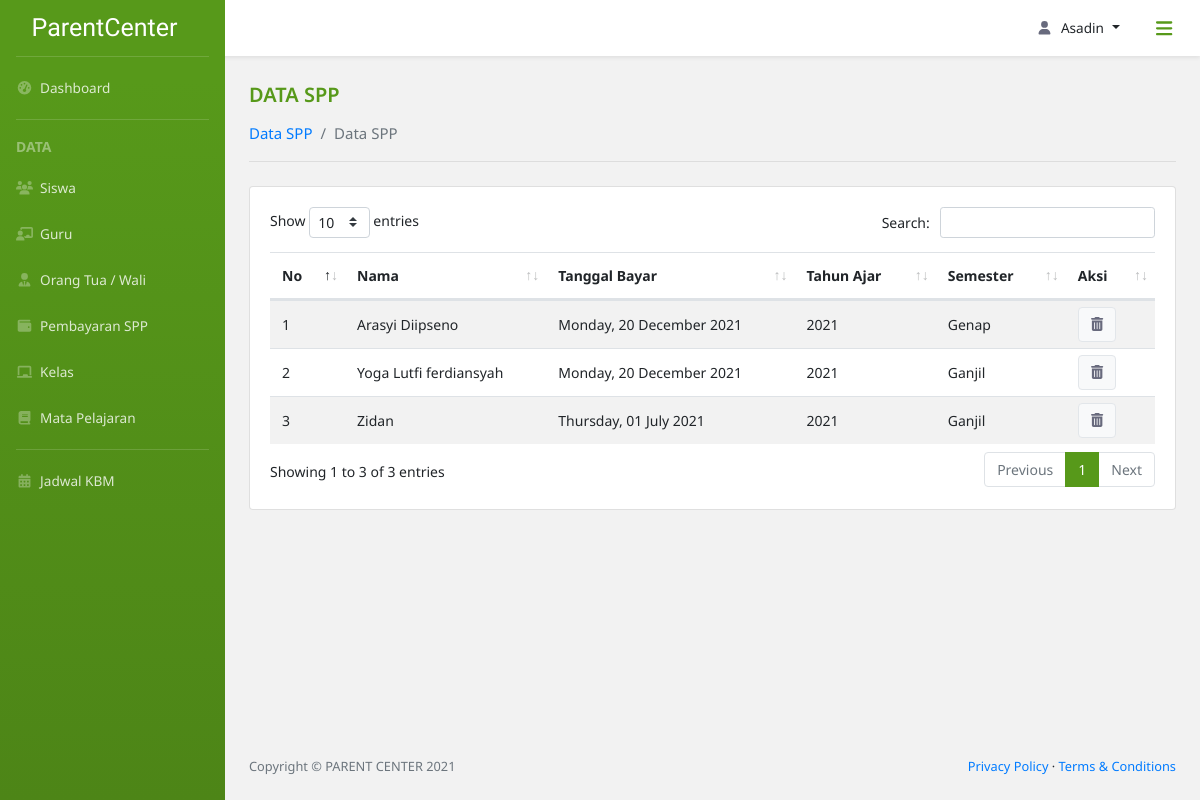
Page /data_spp/ (signed in) on the earlier database version.
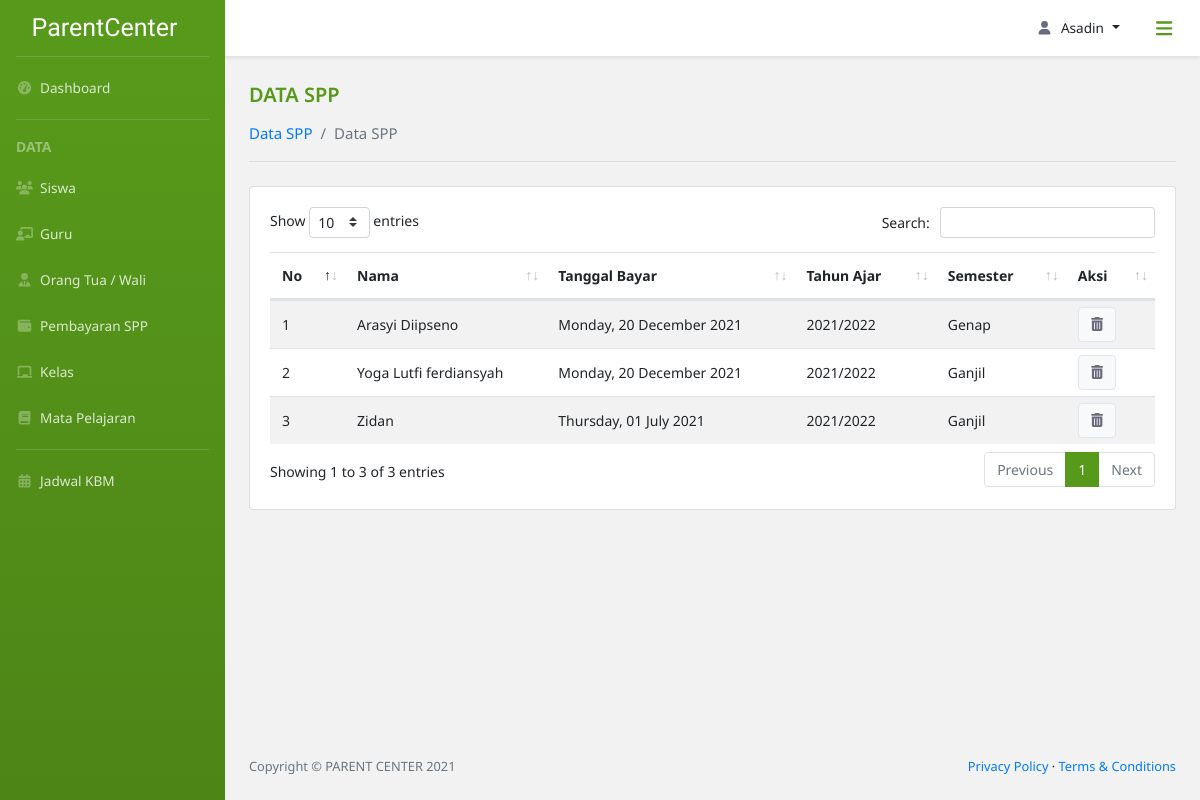
Same page on the later database version.
### parent_center_app/models.py (models this page shows, shortened)
class PembayaranSPP(models.Model):
    id_pembayaran = models.CharField(
        max_length=30,
        primary_key=True,
        unique=True,
        default=custom_spp,
        editable=False
    )
    id_siswa = models.ForeignKey(Siswa, on_delete=CASCADE)
    tgl_bayar = models.DateField(default=date.today)
    bulan_ke = models.PositiveSmallIntegerField(validators=[MaxValueValidator(12),
                                                            MinValueValidator(1)])
    jumlah = models.PositiveBigIntegerField()
    thn_ajar = models.CharField(max_length=10, default='2012/2022')
    class Semesteran(models.TextChoices):
        ganjil = '1', 'Ganjil',
        genap = '2', 'Genap'
    semester = models.CharField(
        max_length=10,
        choices=Semesteran.choices,
        default=Semesteran.ganjil)

class Siswa(models.Model):
    nis = models.CharField(max_length=15, null=True)
    nisn = models.CharField(max_length=15, null=True)
    id_siswa = models.CharField(
        max_length=30,
        primary_key=True,
        unique=True,
        default=custom_siswa,
        editable=False
    )
    nama = models.CharField(max_length=50)
    tpt_lahir = models.CharField(max_length=50)
    tgl_lahir = models.DateField(default=date.today)
    agama = models.CharField(max_length=15)
    class jns_kelamin(models.TextChoices):
        P = 'Perempuan'
        L = 'Laki-Laki'
    jns_kelamin = models.CharField(
        max_length=10,
        choices=jns_kelamin.choices,
        default=jns_kelamin.L
    )
    no_tlp = models.CharField(max_length=13, null=True)
    alamat = models.TextField(null=True)
    id_kelas = models.ForeignKey(
        Kelas,
        null=True,
        on_delete=models.SET_NULL
    )

### parent_center_app/views.py (the view)
# urls.py: path('data_spp/', views.dataSpp, name='data spp'),
@login_required(login_url='login')
def dataSpp(request):
    if level_permission(request, ['Admin']) is False:
        return redirect(level_login(request))
    else:
        form = PembayaranSPP.objects.all().order_by('tgl_bayar').reverse()
        context = {
            'title': 'Data SPP',
            'form': form
        }
        return render(request,
                      'parent_center_app/data_spp.html',
                      context)

### parent_center_app/views.py (called while the page is built)
def level_permission(current_user, level: list) -> bool:
    if current_user.user.extenduser.user_level in level:
        return True
    else:
        return False

### parent_center_app/templates/parent_center_app/data_spp.html (shortened to what this page needs)
{% extends 'parent_center_app/base.html' %}
{% block breadcrumb %}
<div class="row pt-4">
    <div class="col-lg-12">
        <div class="div-title">
            <span class="title-content">{{title}}</span>
            <nav aria-label="breadcrumb">
                <ol class="breadcrumb">
                    <li class="breadcrumb-item"><a href="/cari_spp">Data SPP</a></li>
                    <li class="breadcrumb-item active" aria-current="page">{{ title }}</li>
                </ol>
            </nav>
        </div>
    </div>
</div>
<hr class="dropdown-divider hr-title mb-4 mx-4 mt-3">
{% endblock breadcrumb %}
{% block content %}
    <div class="row">
        <div class="col-lg-12">
            <div class="card">
                <div class="card-body card-dashboard">
                    <div class="table-responsive table-mapel">
                        <table class="table table table-striped table-siswa" id="table-custom">
                            <thead>
                                <tr>
                                    <th scope="col">No</th>
                                    <th scope="col">Nama</th>
                                    <th scope="col">Tanggal Bayar</th>
                                    <th scope="col">Tahun Ajar</th>
                                    <th scope="col">Semester</th>
                                    <th scope="col">Aksi</th>
                                </tr>
                            </thead>
                            <tbody>
                                {% for spp in form %}
                                <tr>
                                    <td>{{ forloop.counter }}</td>
                                    <td>{{ spp.id_siswa.nama }}</td>
                                    <td>{{ spp.tgl_bayar|date:'l, d F Y'  }}</td>
                                    <td>{{ spp.thn_ajar }}</td>
                                    <td>{% if spp.semester == '1' %}
                                            Ganjil
                                        {% else %}
                                            Genap
                                        {% endif %}
                                    </td>
                                    <td>
                                        <button class="btn btn-light" type="button" data-toggle="modal" data-target="#modal_hapus"><i class="fas fa-trash-alt"></i></button>
                                    </td>
                                </tr>
                                {% endfor %}
                            </tbody>
                        </table>
                    </div>
                </div>
            </div>
        </div>
    </div>
{% endblock content %}

### parent_center_app/templates/parent_center_app/base.html (shortened to what this page needs)
{% load static %}
<!DOCTYPE html>
<html lang="en">
    <head>
        <link href="{% static 'parent_center_app/assets/css/bootstrap-toggle.min.css' %}" rel="stylesheet">
        <link href="{% static 'parent_center_app/assets/css/style-custom.css' %}" rel="stylesheet" />
        <link href="{% static 'parent_center_app/assets/css/styles.css' %}" rel="stylesheet" />
        <link rel="stylesheet" type="text/css" href="{% static 'parent_center_app/assets/css/dataTables.bootstrap4.min.css' %}"/>
        <link href="{% static 'parent_center_app/vendor/fontawesome-free/css/all.min.css' %}" rel="stylesheet" type="text/css">
        <link href="//cdn.jsdelivr.net/npm/select2@4.1.0-rc.0/dist/css/select2.min.css" rel="stylesheet" />
    </head>
    <body class="sb-nav-fixed">
        <nav class="sb-topnav navbar navbar-expand navbar-dark bg-putih shadow-sm">
            <button class="btn btn-link btn-sm order-1 rounded-circle" id="sidebarToggle" href="#"><i class="fas fa-bars fa-lg"></i></button>
            <ul class="navbar-nav ml-auto md-0 mr-2">
                <li class="nav-item dropdown">
                    <a class="nav-link dropdown-toggle" id="userDropdown" href="#" role="button" data-toggle="dropdown" aria-haspopup="true" aria-expanded="false"><i class="fas fa-user fa-fw"></i>{{ request.user }}</a>
                </li>
            </ul>
        </nav>
        <div id="layoutSidenav">
            <div id="layoutSidenav_nav">
                <nav class="sb-sidenav accordion bg-green" id="sidenavAccordion">
                    <div class="sb-sidenav-menu">
                        <div class="nav">
                            <a class="navbar-brand d-flex align-self-center align-items-center" href="/dashboard_admin">
                                ParentCenter
                            </a>
                            <div class="dropdown-divider mx-3 mt-0"></div>
                            <a class="nav-link" href="/dashboard_admin/hari%20ini">
                                <i class="fas fa-fw fa-tachometer-alt"></i>&nbsp;
                                Dashboard
                            </a>
                            <div class="dropdown-divider mx-3"></div>
                            <div class="dropdown-header">
                                DATA
                            </div>
                            <a class="nav-link" href="/data_siswa">
                                <i class="fas fa-fw fa-users"></i>&nbsp;
                                Siswa
                            </a>
                            <a class="nav-link" href="/data_guru">
                                <i class="fas fa-fw fa-chalkboard-teacher"></i>&nbsp;
                                Guru
                            </a>
                            <a class="nav-link" href="/data_orangtua">
                                <i class="fas fa-fw fa-user-tie"></i>&nbsp;
                                Orang Tua / Wali
                            </a>
                            <a class="nav-link" href="/cari_spp">
                                <i class="fas fa-fw fa-wallet"></i>&nbsp;
                                Pembayaran SPP
                            </a>
                            <a class="nav-link" href="/data_kelas">
                                <i class="fas fa-fw fa-chalkboard"></i>&nbsp;
                                Kelas
                            </a>
                            <a class="nav-link" href="/data_mapel">
                                <i class="fas fa-fw fa-book"></i>&nbsp;
                                Mata Pelajaran
                            </a>
                            <div class="dropdown-divider mx-3"></div>
                            <a class="nav-link" href="/jadwal_kbm/kls-22112021001556824333">
                                <i class="fas fa-fw fa-calendar-alt"></i>&nbsp;
                                Jadwal KBM
                            </a>
                        </div>
                    </div>
                </nav>
            </div>
            <div id="layoutSidenav_content">
                <main>
                    <div class="container-fluid px-0">
                        {% block breadcrumb %}
                        {% endblock breadcrumb %}
                        {% block content %}
                        {% endblock content %}
                    </div>
                </main>
                <footer class="py-4 bg-grey mt-auto">
                    <div class="container-fluid">
                        <div class="d-flex align-items-center justify-content-between small">
                            <div class="text-muted">Copyright &copy; PARENT CENTER 2021</div>
                            <div>
                                <a href="/privacy-policy">Privacy Policy</a>
                                &middot;
                                <a href="/terms-condition">Terms &amp; Conditions</a>
                            </div>
                        </div>
                    </div>
                </footer>
            </div>
        </div>
    </body>
</html>

### parent_center_app/static/parent_center_app/assets/css/style-custom.css (style rules this page uses)
* { font-family: 'Noto Sans', sans-serif; }
body { background-color: #f2f2f2!important; }
#userDropdown svg { margin-right: .5rem; }
#userDropdown { text-transform: capitalize; }
a#userDropdown.nav-link.dropdown-toggle::after { margin-left: .5rem!important; }
.bg-putih { background-color: #fff; }
.bg-green { background-color: #57991a; background-image: linear-gradient(180deg,#57991a 10%,#4d8517 100%); background-size: cover; }
.sb-sidenav-menu a.nav-link { color: rgba(255,255,255,.8)!important; }
.sb-sidenav-menu a.nav-link svg { color: rgba(255,255,255,.3)!important; }
.navbar-nav a, #ddUser .dropdown-item { color: #212529!important; }
.navbar-nav a svg, .card-dashboard svg { color: #686a7d!important; }
.sb-sidenav .dropdown-divider { border-color: rgba(255,255,255,.15); }
.sb-sidenav .dropdown-header { color: rgba(255,255,255,.4); }
#sidebarToggle { height: 2.5rem!important; width: 2.5rem!important; font-weight: 400!important; color: #57991a!important; }
.navbar-brand { height: 56px; color: #fff; font-family: 'Satisfy', cursive!important; font-size: 25px!important; }
.sb-nav-fixed .sb-topnav { z-index: 1038!important; }
.sb-nav-fixed #layoutSidenav #layoutSidenav_nav .sb-sidenav { padding-top: 0!important; }
.dropdown-header { padding-left: 1rem!important; font-weight: bold; }
.sb-sidenav-menu, .sb-topnav.navbar, #ddUser .dropdown-item { font-size: 13.6px; }
.nav-link { padding: 12.8px 16px!important; }
.title-content { font-size: 20px; font-weight: 600; color: #57991a; text-transform: uppercase; }
.div-title .breadcrumb { background-color: transparent; padding-left: 0; margin-bottom: 0; padding-bottom: 0; font-size: 15px!important; }
.div-title .breadcrumb-item a { font-size: 15px; }
.hr-title { border-color: #ddd!important; border-width: 2px; }
.card-dashboard, #btn-jadwal, .dropdown-jadwal .dropdown-item { font-size: 15px!important; }
#table-custom_wrapper *, .table-custom-dashboard * { font-size: 14px; }
.container-fluid .row { margin-left: .75rem; margin-right: .75rem; }
.table-siswa tbody tr td { padding: 6px 12px; }
.btn-light { border: 1px solid #e2e6ea!important; }
.table-mapel table tbody tr td, .table-kelas table tbody tr td { vertical-align: middle; }

Differences in the rows shown:
changed PembayaranSPP "Arasyi Diipseno": thn_ajar "2021" → "2021/2022"
changed PembayaranSPP "Yoga Lutfi ferdiansyah": thn_ajar "2021" → "2021/2022"
changed PembayaranSPP "Thursday, 01 July 2021": thn_ajar "2021" → "2021/2022"
